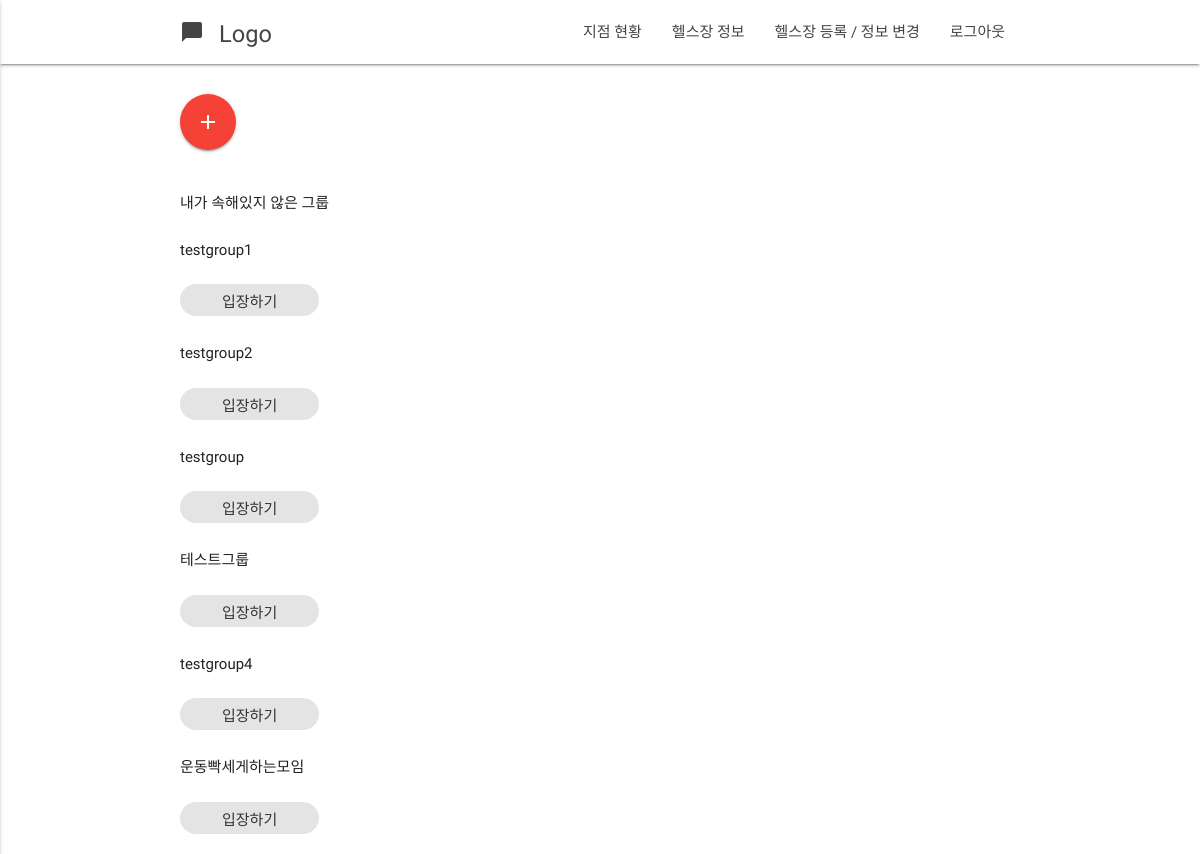
Page /profiles/group/ (signed in) on the earlier database version.
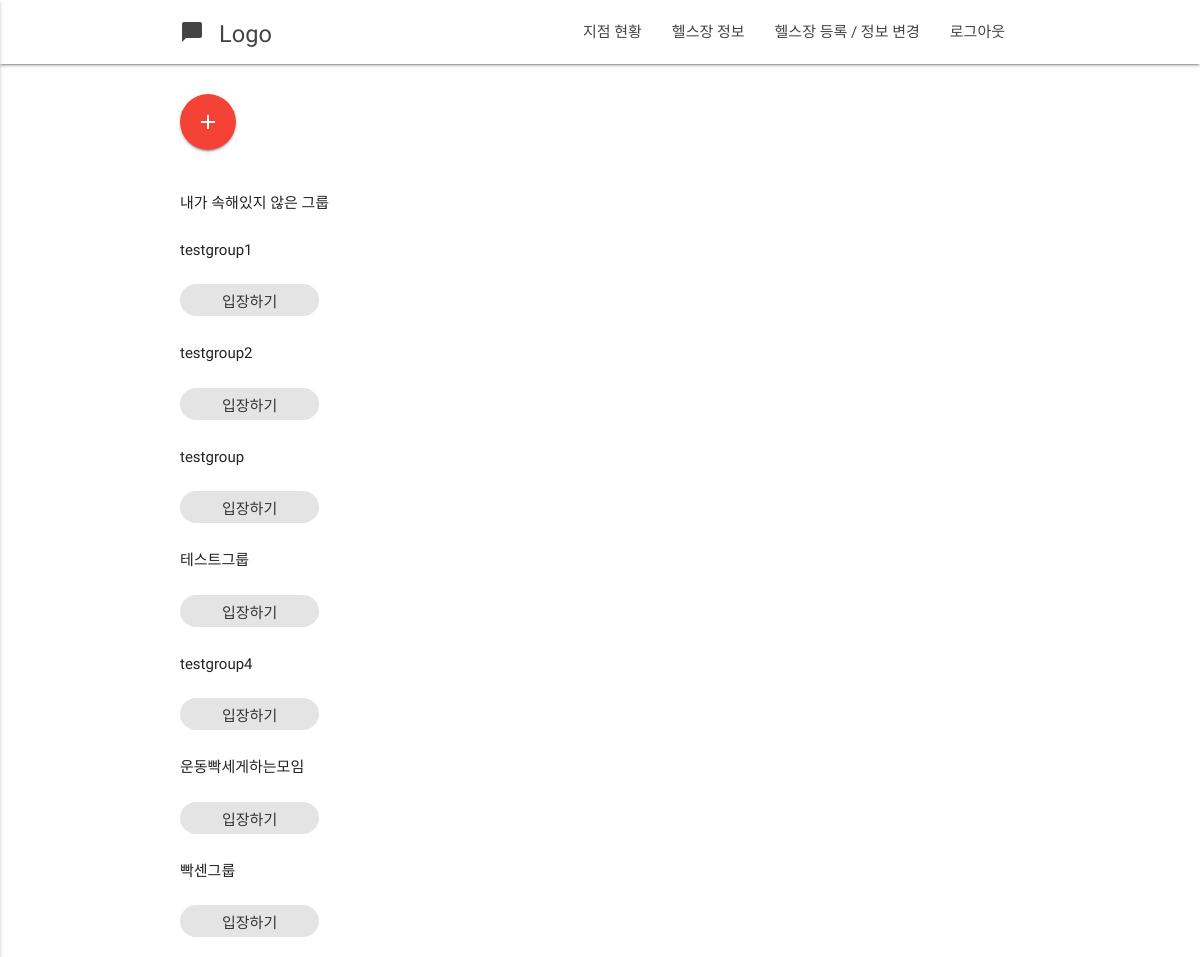
Same page on the later database version.
### profiles/models.py (models this page shows, shortened)
class Group(models.Model):
    name             = models.CharField(max_length = 120)
    members          = models.ManyToManyField(User, related_name='is_group', blank = True)

### profiles/views.py (the view)
# urls.py: url(r'^group/detail/(?P<pk>[\d]+)/$', group_detail, name='group_detail'),
def group(request):
    user = request.user
    groups = user.is_group.all()
    group_all = Group.objects.all()
    notgroups = []
    for group in group_all:
        if user not in group.members.all():
            notgroups.append(group)
    context = {'groups' : groups, 'notgroups' : notgroups}
    return render(request, 'group.html', context)

### profiles/templates/group.html (shortened to what this page needs)
{% extends "base.html"  %}
{% load staticfiles %}
{%block content%}
<div class="container" style="margin-top:30px">
    <a href="/profiles/group/create/" class="btn-floating btn-large waves-effect waves-light red"><i class="material-icons">add</i></a>
    {% if notgroups %}
    <br><br>
    <p>내가 속해있지 않은 그룹</p>
    {% for notgroup in notgroups %}
    <p>
        {{notgroup.name}}
        <a href="/profiles/group/register/{{notgroup.id}}" class="waves-effect waves-teal btn-flat">
            <div class="chip">
                입장하기
            </div>
        </a>
    </p>
    {% endfor %}
    {% endif %}
</div>
{% endblock content %}

Differences in the rows shown:
added Group: name "빡센그룹"
